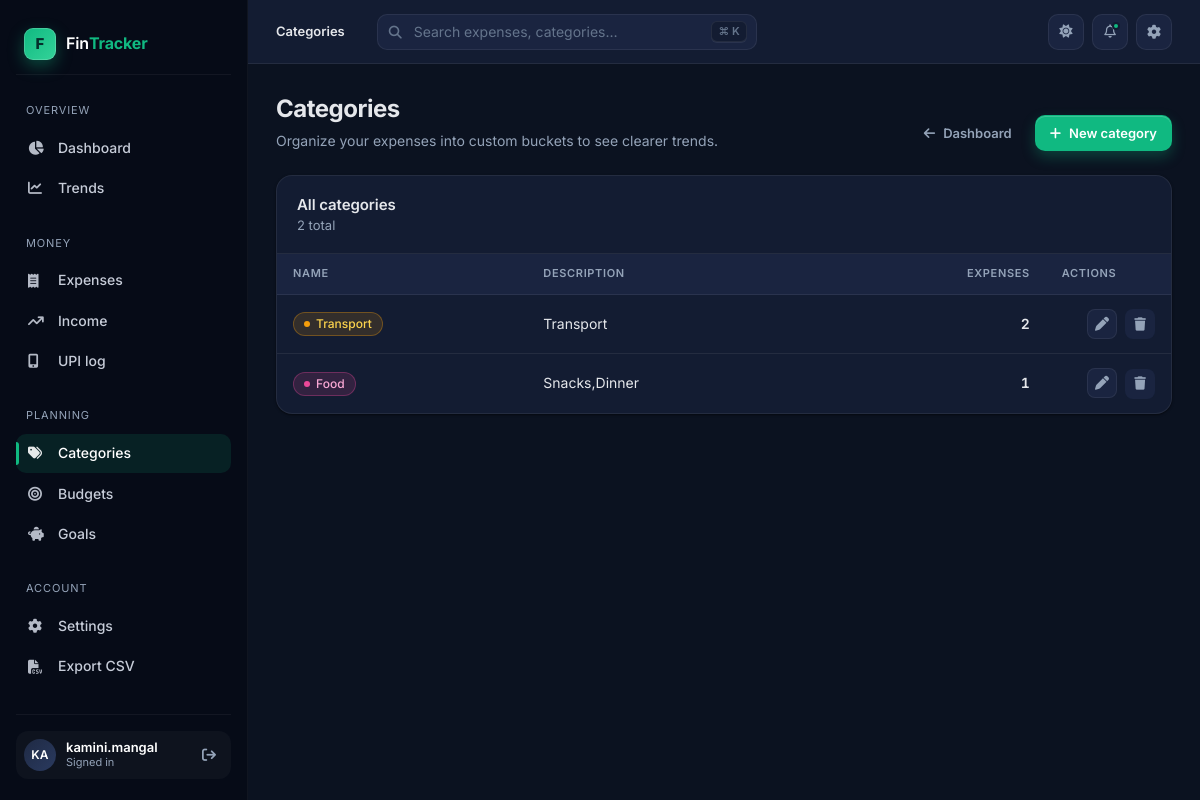
/categories (signed in), run on the app's committed database.
### models.py (models this page shows, shortened)
class User(db.Model, UserMixin):
    id           = db.Column(db.Integer, primary_key=True)
    username     = db.Column(db.String(100), unique=True, nullable=False)
    password     = db.Column(db.String(200), nullable=False)
    currency     = db.Column(db.String(10), default='$')    # Settings
    theme        = db.Column(db.String(10), default='light') # Dark mode pref

class Category(db.Model):
    id          = db.Column(db.Integer, primary_key=True)
    name        = db.Column(db.String(100), unique=True, nullable=False)
    description = db.Column(db.String(200))
    expenses    = db.relationship('Expense', backref='category',
                                  lazy=True, cascade='all, delete-orphan')

### app.py (the view)
@app.route('/categories')
@login_required
def list_categories():
    categories = Category.query.all()
    return render_template('categories.html', categories=categories)

### app.py (called while the page is built)
@login_manager.user_loader
def load_user(user_id):
    return db.session.get(User, int(user_id))

### templates/categories.html (shortened to what this page needs)
{% extends 'base.html' %}
{% block crumb %}Categories{% endblock %}
{% block content %}
<div class="page-header">
  <div class="ph-text">
    <h1>Categories</h1>
    <p>Organize your expenses into custom buckets to see clearer trends.</p>
  </div>
  <div class="ph-actions">
    <a href="{{ url_for('dashboard') }}" class="btn btn-ghost">
      <i class="fa-solid fa-arrow-left"></i> Dashboard
    </a>
    <a href="{{ url_for('add_category') }}" class="btn btn-primary">
      <i class="fa-solid fa-plus"></i> New category
    </a>
  </div>
</div>
<div class="card">
  <div class="card-header">
    <div>
      <h3>All categories</h3>
      <div class="ch-sub">{{ categories|length }} total</div>
    </div>
  </div>
  {% if categories and categories|length > 0 %}
  <div class="table-wrap">
    <table class="tbl">
      <thead>
        <tr>
          <th style="width: 28%;">Name</th>
          <th>Description</th>
          <th style="text-align: right; width: 14%;">Expenses</th>
          <th class="actions-col" style="width: 14%;">Actions</th>
        </tr>
      </thead>
      <tbody>
        {% for category in categories %}
        {% set color_classes = ['is-green','is-blue','is-amber','is-violet','is-pink','is-cyan','is-slate'] %}
        {% set cidx  = (category.name|length) % 7 %}
        <tr>
          <td>
            <span class="pill {{ color_classes[cidx] }}">
              <span class="cat-dot"></span> {{ category.name }}
            </span>
          </td>
          <td class="muted">
            {{ category.description if category.description else '—' }}
          </td>
          <td style="text-align: right;" class="amt">{{ category.expenses|length if category.expenses else 0 }}</td>
          <td class="actions-col">
            <a href="{{ url_for('edit_category', id=category.id) }}" class="tbl-act" title="Edit">
              <i class="fa-solid fa-pen"></i>
            </a>
            <form method="POST" action="{{ url_for('delete_category', id=category.id) }}" class="inline-form"
                  onsubmit="return confirm('Delete the category \'{{ category.name }}\'? Expenses in it will be deleted too.');">
              <button type="submit" class="tbl-act is-danger" title="Delete">
                <i class="fa-solid fa-trash"></i>
              </button>
            </form>
          </td>
        </tr>
        {% endfor %}
      </tbody>
    </table>
  </div>
  {% endif %}
</div>
{% endblock %}

### templates/base.html (shortened to what this page needs)
<!DOCTYPE html>
<html lang="en" data-theme="{% if current_user.is_authenticated and current_user.theme == 'dark' %}dark{% else %}light{% endif %}">
<head>
  <link rel="stylesheet" href="https://cdnjs.cloudflare.com/ajax/libs/font-awesome/6.5.1/css/all.min.css" />
  <link rel="stylesheet" href="{{ url_for('static', filename='css/styles.css') }}" />
</head>
<body>
  {% block body %}
  <div class="app-shell">
    <aside class="sidebar" id="sidebar">
      <a href="{{ url_for('dashboard') }}" class="brand">
        <span class="brand-mark">F</span>
        <span class="brand-name">Fin<b>Tracker</b></span>
      </a>
      <nav class="nav-group" aria-label="Primary">
        <div class="nav-label">Overview</div>
        <a href="{{ url_for('dashboard') }}"
           class="nav-item {% if request.endpoint == 'dashboard' %}is-active{% endif %}">
          <i class="fa-solid fa-chart-pie"></i> Dashboard
        </a>
        <a href="{{ url_for('monthly_summary') }}"
           class="nav-item {% if request.endpoint == 'monthly_summary' %}is-active{% endif %}">
          <i class="fa-solid fa-chart-line"></i> Trends
        </a>
      </nav>
      <nav class="nav-group" aria-label="Money">
        <div class="nav-label">Money</div>
        <a href="{{ url_for('add_expense') }}"
           class="nav-item {% if request.endpoint in ['add_expense','edit_expense'] %}is-active{% endif %}">
          <i class="fa-solid fa-receipt"></i> Expenses
        </a>
        <a href="{{ url_for('list_income') }}"
           class="nav-item {% if request.endpoint in ['list_income','add_income','edit_income'] %}is-active{% endif %}">
          <i class="fa-solid fa-arrow-trend-up"></i> Income
        </a>
        <a href="{{ url_for('upi_log') }}"
           class="nav-item {% if request.endpoint == 'upi_log' %}is-active{% endif %}">
          <i class="fa-solid fa-mobile-screen-button"></i> UPI log
        </a>
      </nav>
      <nav class="nav-group" aria-label="Planning">
        <div class="nav-label">Planning</div>
        <a href="{{ url_for('list_categories') }}"
           class="nav-item {% if request.endpoint in ['list_categories','add_category','edit_category'] %}is-active{% endif %}">
          <i class="fa-solid fa-tags"></i> Categories
        </a>
        <a href="{{ url_for('list_budgets') }}"
           class="nav-item {% if request.endpoint in ['list_budgets','add_budget','edit_budget'] %}is-active{% endif %}">
          <i class="fa-solid fa-bullseye"></i> Budgets
        </a>
        <a href="{{ url_for('list_goals') }}"
           class="nav-item {% if request.endpoint in ['list_goals','add_goal','edit_goal'] %}is-active{% endif %}">
          <i class="fa-solid fa-piggy-bank"></i> Goals
        </a>
      </nav>
      <nav class="nav-group" aria-label="Account">
        <div class="nav-label">Account</div>
        <a href="{{ url_for('settings') }}"
           class="nav-item {% if request.endpoint == 'settings' %}is-active{% endif %}">
          <i class="fa-solid fa-gear"></i> Settings
        </a>
        <a href="{{ url_for('export_csv') }}" class="nav-item">
          <i class="fa-solid fa-file-csv"></i> Export CSV
        </a>
      </nav>
      <div class="sidebar-footer">
        {% if current_user.is_authenticated %}
        <div class="user-pill">
          <div class="avatar">{{ current_user.username[:2]|upper }}</div>
          <div class="user-meta">
            <div class="u-name">{{ current_user.username }}</div>
            <div class="u-sub">Signed in</div>
          </div>
          <a href="{{ url_for('logout') }}" class="logout-btn" title="Log out" aria-label="Log out">
            <i class="fa-solid fa-arrow-right-from-bracket"></i>
          </a>
        </div>
        {% endif %}
      </div>
    </aside>
    <div class="main">
      <header class="topbar">
        <div class="crumbs">
          <strong>{% block crumb %}Dashboard{% endblock %}</strong>
        </div>
        <div class="search">
          <i class="fa-solid fa-magnifying-glass"></i>
          <input type="search" id="searchInput" placeholder="Search expenses, categories…" />
          <span class="kbd" style="position: absolute; right: 10px; top: 50%; transform: translateY(-50%);">⌘ K</span>
        </div>
        <div class="top-actions">
          <button class="icon-btn" id="themeBtn" title="Toggle theme" aria-label="Toggle theme">
            <i class="fa-solid fa-moon" id="themeIcon"></i>
          </button>
          <button class="icon-btn" title="Notifications" aria-label="Notifications">
            <i class="fa-regular fa-bell"></i>
            <span class="dot"></span>
          </button>
          <a class="icon-btn" href="{{ url_for('settings') }}" title="Settings" aria-label="Settings">
            <i class="fa-solid fa-gear"></i>
          </a>
        </div>
      </header>
      <div class="page">
        {% block content %}{% endblock %}
      </div>
    </div>
  </div>
  {% endblock %}
</body>
</html>

### data on the page
User: username "KA", username "kamini.mangal"
Category: name "Transport", description "Transport", expenses|length "2"
Category: name "Food", description "Snacks,Dinner", expenses|length "1"

### other printed values
{{ categories|length }} "2"
